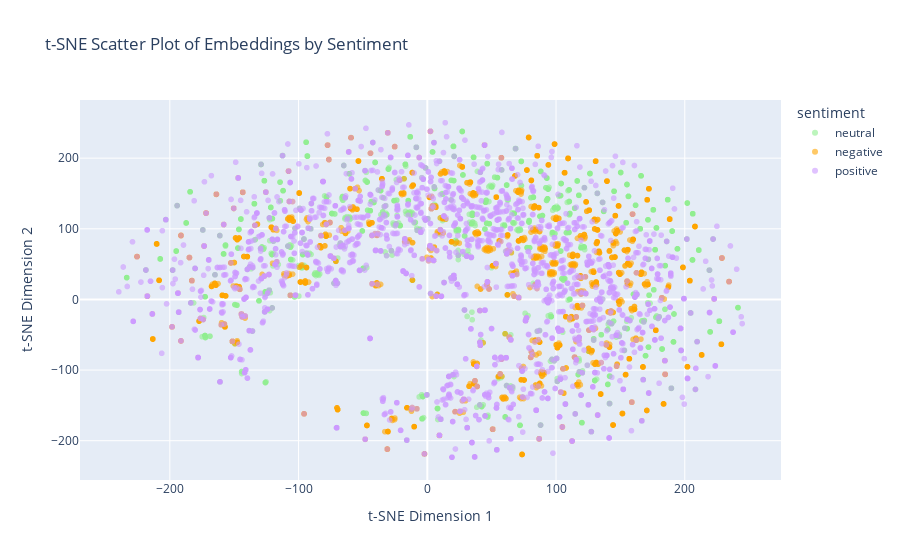

Write notebook code for a chart like this one.
### Code cell
from sklearn.manifold import TSNE
from sklearn.decomposition import PCA

# Convert embeddings from a list to a numpy array for easier processing
embeddings = np.vstack(df_balanced['embedding'].values)

# Apply PCA to reduce dimensions before t-SNE (set n_components to 5 or 10)
pca = PCA(n_components=5, random_state=42)
pca_result = pca.fit_transform(embeddings)

# Use t-SNE to further reduce from 5 dimensions to 2 dimensions
tsne = TSNE(n_components=2, perplexity=3, random_state=42)
tsne_result = tsne.fit_transform(pca_result)

# Add the t-SNE result to the DataFrame for plotting
df_balanced['tsne-2d-one'] = tsne_result[:, 0]
df_balanced['tsne-2d-two'] = tsne_result[:, 1]

# Create a 2D scatter plot using Plotly
fig = px.scatter(df_balanced,
                x='tsne-2d-one',
                y='tsne-2d-two', 
                color='sentiment',
                 title='t-SNE Scatter Plot of Embeddings by Sentiment',
                 labels={'tsne-2d-one': 't-SNE Dimension 1', 'tsne-2d-two': 't-SNE Dimension 2'},
                 color_discrete_map={
                    'positive': 'rgba(204, 153, 255, 0.6)',  # Light purple
                    'neutral': 'rgba(144, 238, 144, 0.6)',   # Blue-green (turquoise)
                    'negative': 'rgba(255, 165, 0, 0.6)'    # Orange
                })

# Show the plot
fig.show()

### Figure 1 — Plotly figure (JSON) as saved in the notebook; plotly's stock layout.template omitted (floating-point values rounded to 4 significant figures; data arrays with more than 128 entries replaced by an {"elided": "..."} marker saying what was removed)
{"data": [{"hovertemplate": "sentiment=neutral<br>t-SNE Dimension 1=%{x}<br>t-SNE Dimension 2=%{y}<extra></extra>", "legendgroup": "neutral", "marker": {"color": "rgba(144, 238, 144, 0.6)", "symbol": "circle"}, "mode": "markers", "name": "neutral", "showlegend": true, "type": "scattergl", "x": {"elided": "4689 float values"}, "xaxis": "x", "y": {"elided": "4689 float values"}, "yaxis": "y"}, {"hovertemplate": "sentiment=negative<br>t-SNE Dimension 1=%{x}<br>t-SNE Dimension 2=%{y}<extra></extra>", "legendgroup": "negative", "marker": {"color": "rgba(255, 165, 0, 0.6)", "symbol": "circle"}, "mode": "markers", "name": "negative", "showlegend": true, "type": "scattergl", "x": {"elided": "4689 float values"}, "xaxis": "x", "y": {"elided": "4689 float values"}, "yaxis": "y"}, {"hovertemplate": "sentiment=positive<br>t-SNE Dimension 1=%{x}<br>t-SNE Dimension 2=%{y}<extra></extra>", "legendgroup": "positive", "marker": {"color": "rgba(204, 153, 255, 0.6)", "symbol": "circle"}, "mode": "markers", "name": "positive", "showlegend": true, "type": "scattergl", "x": {"elided": "4689 float values"}, "xaxis": "x", "y": {"elided": "4689 float values"}, "yaxis": "y"}], "layout": {"legend": {"title": {"text": "sentiment"}, "tracegroupgap": 0}, "title": {"text": "t-SNE Scatter Plot of Embeddings by Sentiment"}, "xaxis": {"anchor": "y", "domain": [0, 1], "title": {"text": "t-SNE Dimension 1"}}, "yaxis": {"anchor": "x", "domain": [0, 1], "title": {"text": "t-SNE Dimension 2"}}}}
